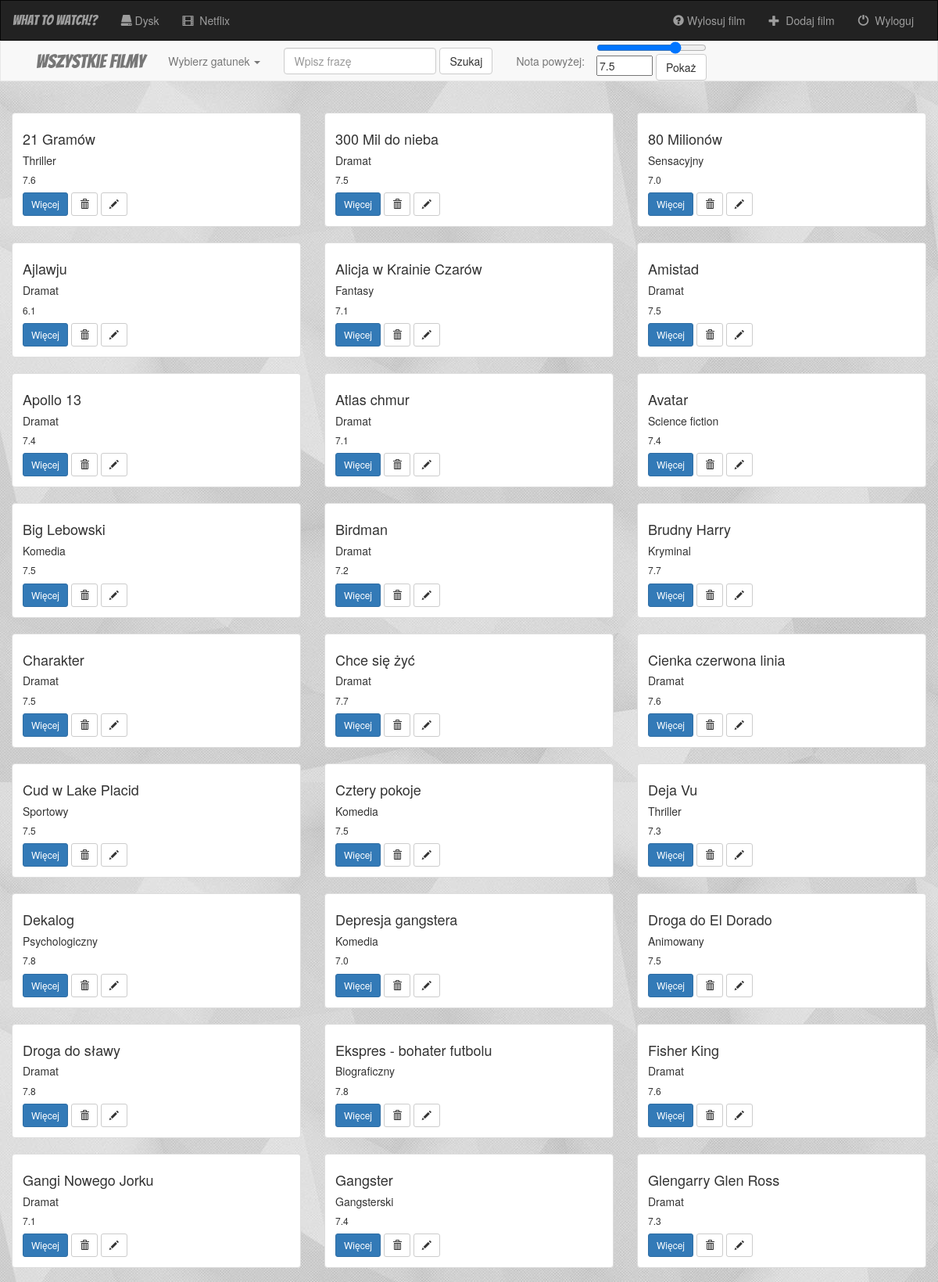
Screenshot of /film/ (upper part) with the database file from the repository.
### film/models.py (models this page shows, shortened)
class Film(models.Model):
    CHOICE_GENRE = (
        ('Akcja', 'Akcja'),
        ('Animowany', 'Animowany'),
        ('Biograficzny', 'Biograficzny'),
        ('Dokumentalny', 'Dokumentalny'),
        ('Dramat', 'Dramat'),
        ('Familijny', 'Familijny'),
        ('Fantasy', 'Fantasy'),
        ('Gangsterski', 'Gangsterski'),
        ('Historyczny', 'Historyczny'),
        ('Horror', 'Horror'),
        ('Katastroficzny', 'Katastroficzny'),
        ('Komedia', 'Komedia'),
        ('Kryminal', 'Kryminal'),
        ('Melodramat', 'Melodramat'),
        ('Muzyczny', 'Muzyczny'),
        ('Obyczajowy', 'Obyczajowy'),
        ('Polityczny', 'Polityczny'),
        ('Prawniczy', 'Prawniczy'),
        ('Przygodowy', 'Przygodowy'),
        ('Psychologiczny', 'Psychologiczny'),
        ('Science fiction', 'Science fiction'),
        ('Sensacyjny', 'Sensacyjny'),
        ('Sportowy', 'Sportowy'),
        ('Szpiegowski', 'Szpiegowski'),
        ('Sztuki walki', 'Sztuki walki'),
        ('Thriller', 'Thriller'),
        ('Western', 'Western'),
        ('Wojenny', 'Wojenny'),
    )
    CHOICE_GENRE2 = (
        ('---------', '---------'),
        ('Akcja', 'Akcja'),
        ('Animowany', 'Animowany'),
        ('Biograficzny', 'Biograficzny'),
        ('Dokumentalny', 'Dokumentalny'),
        ('Dramat', 'Dramat'),
        ('Familijny', 'Familijny'),
        ('Fantasy', 'Fantasy'),
        ('Gangsterski', 'Gangsterski'),
        ('Historyczny', 'Historyczny'),
        ('Horror', 'Horror'),
        ('Katastroficzny', 'Katastroficzny'),
        ('Komedia', 'Komedia'),
        ('Kryminal', 'Kryminal'),
        ('Melodramat', 'Melodramat'),
        ('Muzyczny', 'Muzyczny'),
        ('Obyczajowy', 'Obyczajowy'),
        ('Polityczny', 'Polityczny'),
        ('Prawniczy', 'Prawniczy'),
        ('Przygodowy', 'Przygodowy'),
        ('Psychologiczny', 'Psychologiczny'),
        ('Science fiction', 'Science fiction'),
        ('Sensacyjny', 'Sensacyjny'),
        ('Sportowy', 'Sportowy'),
        ('Szpiegowski', 'Szpiegowski'),
        ('Sztuki walki', 'Sztuki walki'),
        ('Thriller', 'Thriller'),
        ('Western', 'Western'),
        ('Wojenny', 'Wojenny'),
    )
    CHOICE_WHERE = (
        ('Dysk', 'Dysk'),
        ('Netflix', 'Netflix'),
    )
    tytul = models.CharField(max_length=500)
    gatunek = models.CharField(max_length=20, choices=CHOICE_GENRE)
    gatunek2 = models.CharField(max_length=20, choices=CHOICE_GENRE2, default='1')
    gatunek3 = models.CharField(max_length=20, choices=CHOICE_GENRE2, default='1')
    rok = models.IntegerField(null=True, default=2000)
    nota = models.DecimalField(null=True, blank=True, decimal_places=1, max_digits=10, default=7.5)
    gdzie = models.CharField(max_length=8, choices=CHOICE_WHERE, default=1)

### film/views.py (the view)
def index(request):
    all_films = Film.objects.all().order_by('tytul')
    gatunki = Film.objects.all().order_by('gatunek')
    context = {
        'all_films': all_films,
        'gatunki': gatunki
    }
    return render(request, 'film/index.html', context)

### film/templates/film/index.html (shortened to what this page needs)
{% extends 'film/base.html' %}
{% block body %}
<nav class="navbar navbar-default">
    <div class="container-fluid">
        <div class="collapse navbar-collapse">
            <ul class="nav navbar-nav">
                <li><a class="navbar-brand2" href="{% url 'film:index' %}">Wszystkie filmy</a></li>
                <li class="dropdown">
                    <a class="dropdown-toggle" data-toggle="dropdown" role="button" href="#">Wybierz gatunek
                        <span class="caret"></span></a>
                </li>
                <form class="navbar-form navbar-left" role="search" method="get"
                      action="{% url 'film:film-search-all' %}" accept-charset="UTF-8">
                    <div class="form-group">
                        <input type="text" class="form-control" name="q" placeholder="Wpisz frazę">
                    </div>
                    <button type="submit" class="btn btn-default">Szukaj</button>
                </form>
                <li><a>Nota powyżej:</a></li>
                <li class="nota">
                    <form action="{% url 'film:film-filter-all-nota' %}" method="get">
                        <input type="range" name="notaRange" min="0" max="10" value="7.5" step="0.1"
                               onchange="this.nextElementSibling.value=this.value">
                        <input type="number" name="notaInput" min="0" max="10" value="7.5" step="0.1"
                               onchange="this.previousElementSibling.value=this.value">
                        <button type="submit" class="btn btn-default">Pokaż</button>
                    </form>
                </li>
            </ul>
        </div>
    </div>
</nav>
<div class="films-container container-fluid">
    <div class="row">
        {% for film in all_films %}
        <div class="col-sm-4 inner">
            <div class="thumbnail">
                <div class="caption">
                    <h4>{{ film.tytul }}</h4>
                    <h5>{{ film.gatunek }}</h5>
                    <h6>{{ film.nota }}</h6>
                    <a href="{% url 'film:detail' film.id %}" class="btn btn-primary btn-sm" role="button">
                        Więcej</a>
                    <form action="{% url 'film:film-delete' film.id %}" method="post" style="display: inline;">
                        <button type="submit" class="btn btn-default btn-sm" title="Usuń">
                            <span class="glyphicon glyphicon-trash"></span>
                        </button>
                        <a href="{% url 'film:film-update' film.id %}" class="btn btn-default btn-sm" role="button"
                           title="Edytuj">
                            <span class="glyphicon glyphicon-pencil"></span>
                        </a>
                    </form>
                </div>
            </div>
        </div>
        {% endfor %}
    </div>
</div>
{% endblock %}

### film/templates/film/base.html (shortened to what this page needs)
<!DOCTYPE html>
<html lang="en">
<head>
    {% load staticfiles %}
    <link rel="stylesheet" href="https://maxcdn.bootstrapcdn.com/bootstrap/3.3.6/css/bootstrap.min.css">
    <link rel="stylesheet" type="text/css" href="{% static 'film/style.css' %}"/>
</head>
<body>
<nav class="navbar navbar-inverse">
    <div class="container-fluid">
        <div class="navbar-header">
            <a class="navbar-brand" href="{% url 'film:index' %}">What to Watch!?</a>
        </div>
        <div class="collapse navbar-collapse" id="topNavBar">
            <ul class="nav navbar-nav">
                <li class="">
                    <a href="{% url 'film:dysk-films' %}">
                        <span class="glyphicon glyphicon-hdd" aria-hidden="true"></span>&nbsp;Dysk
                    </a>
                </li>
                <li class="">
                    <a href="{% url 'film:netflix-films' %}">
                        <span class="glyphicon glyphicon-film" aria-hidden="true"></span>&nbsp; Netflix
                    </a>
                </li>
            </ul>
            <ul class="nav navbar-nav navbar-right">
                <li class="">
                    <a href="{% url 'film:film-drawing' %}">
                        <span class="glyphicon glyphicon-question-sign"></span>&nbsp;Wylosuj film
                    </a>
                </li>
                <li class="">
                    <a href="{% url 'film:film-add' %}">
                        <span class="glyphicon glyphicon-plus" aria-hidden="true"></span>&nbsp; Dodaj film
                    </a>
                </li>
                <li class="">
                    <a href="#">
                        <span class="glyphicon glyphicon-off" aria-hidden="true"></span>&nbsp; Wyloguj
                    </a>
                </li>
            </ul>
        </div>
    </div>
</nav>
{% block body %}
{% endblock %}
</body>
</html>

### film/static/film/style.css (style rules this page uses)
body { background: url("images/background.png"); }
.navbar-inverse { border-radius: 0; }
.navbar-brand { font-family: 'Bangers', cursive; }
.navbar-default { border-radius: 0; top: -20px; }
.navbar-brand2 { font-family: 'Bangers', cursive; font-size: 175%; }

### rows the page displays
Film: tytul "21 Gramów", gatunek "Thriller", nota "7.6"
Film: tytul "300 Mil do nieba", gatunek "Dramat", nota "7.5"
Film: tytul "80 Milionów", gatunek "Sensacyjny", nota "7.0"
Film: tytul "Ajlawju", gatunek "Dramat", nota "6.1"
Film: tytul "Alicja w Krainie Czarów", gatunek "Fantasy", nota "7.1"
Film: tytul "Amistad", gatunek "Dramat", nota "7.5"
Film: tytul "Apollo 13", gatunek "Dramat", nota "7.4"
Film: tytul "Atlas chmur", gatunek "Dramat", nota "7.1"
Film: tytul "Avatar", gatunek "Science fiction", nota "7.4"
Film: tytul "Big Lebowski", gatunek "Komedia", nota "7.5"
Film: tytul "Birdman", gatunek "Dramat", nota "7.2"
Film: tytul "Brudny Harry", gatunek "Kryminal", nota "7.7"
Film: tytul "Charakter", gatunek "Dramat", nota "7.5"
Film: tytul "Chce się żyć", gatunek "Dramat", nota "7.7"
Film: tytul "Cienka czerwona linia", gatunek "Dramat", nota "7.6"
Film: tytul "Cud w Lake Placid", gatunek "Sportowy", nota "7.5"
Film: tytul "Cztery pokoje", gatunek "Komedia", nota "7.5"
Film: tytul "Deja Vu", gatunek "Thriller", nota "7.3"
Film: tytul "Dekalog", gatunek "Psychologiczny", nota "7.8"
Film: tytul "Depresja gangstera", gatunek "Komedia", nota "7.0"
Film: tytul "Droga do El Dorado", gatunek "Animowany", nota "7.5"
Film: tytul "Droga do sławy", gatunek "Dramat", nota "7.8"
Film: tytul "Ekspres - bohater futbolu", gatunek "Biograficzny", nota "7.8"
Film: tytul "Fisher King", gatunek "Dramat", nota "7.6"
Film: tytul "Gangi Nowego Jorku", gatunek "Dramat", nota "7.1"
Film: tytul "Gangster", gatunek "Gangsterski", nota "7.4"
Film: tytul "Glengarry Glen Ross", gatunek "Dramat", nota "7.3"
